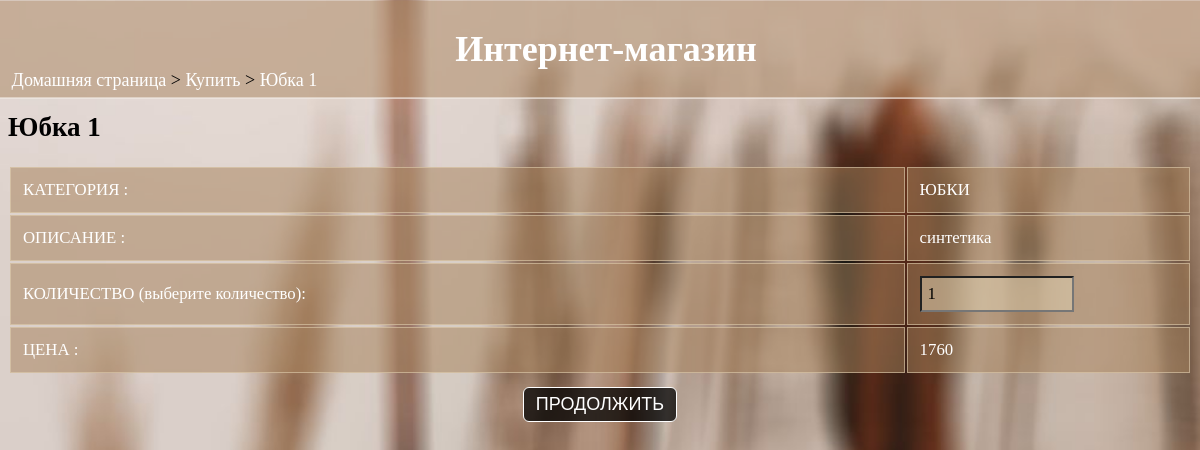
The app's page /buy/5/ (signed in), older data.
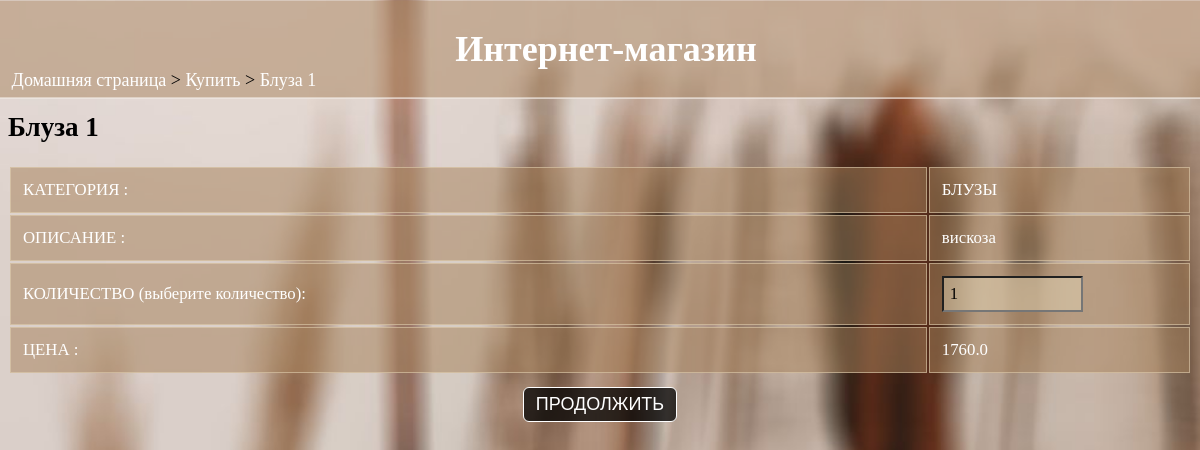
The same page, newer data.
### data/product.py (models this page shows)
class Product(SqlAlchemyBase, UserMixin):
    __tablename__ = 'product'
    prodID = sqlalchemy.Column(sqlalchemy.Integer, primary_key=True, autoincrement=True)
    name = sqlalchemy.Column(sqlalchemy.String)
    quantity = sqlalchemy.Column(sqlalchemy.Integer)
    category = sqlalchemy.Column(sqlalchemy.String)
    cost_price = sqlalchemy.Column(sqlalchemy.Float)
    sell_price = sqlalchemy.Column(sqlalchemy.Float)
    description = sqlalchemy.Column(sqlalchemy.String)
    sellID = sqlalchemy.Column(sqlalchemy.Integer, sqlalchemy.ForeignKey("sellers.sellID"))

### shop.py (the view)
@app.route("/buy/<id>/", methods=['POST', 'GET'])
def buy_product(id):
    if 'userid' not in session:
        return redirect(url_for('home'))
    if session['type'] == "Seller":
        abort(403)
    ispresent, tup = product_info(id)
    if not ispresent:
        abort(404)
    (name, quantity, category, cost_price, sell_price, sellID, desp, sell_name) = tup
    if request.method == "POST":
        data = request.form
        total = int(data['qty'])*float(sell_price)
        return redirect(url_for('buy_confirm', total=total, quantity=data['qty'], id=id))
    return render_template('buy_product.html', name=name, category=category, desp=desp, quantity=quantity, price=sell_price)

### data/db_session.py (called while the page is built)
def create_session() -> Session:
    global __factory
    return __factory()

### shop.py (called while the page is built)
def product_info(id):
    db_sess = db_session.create_session()
    a = db_sess.query(Product).filter(Product.prodID == id)[0]
    b = db_sess.query(Seller).filter(Seller.sellID == Product.sellID)[0]
    a = (a.name, a.quantity, a.category, a.cost_price, a.sell_price, a.sellID, a.description, b.name)
    res = [i for i in a]
    if len(res) == 0:
        return False, res
    return True, res

### templates/buy_product.html (shortened to what this page needs)
<html>
<head>
  <link rel="stylesheet" href="{{url_for('static', filename='main.css')}}">
</head>
<body>
  <div class="sticky">
    <h1>Интернет-магазин</h1>
  </div>
  <div class="nav">
  <p><a href="/">Домашняя страница</a> > <a href="/buy">Купить</a> > <a href="">{{name}}</a></p>
  </div>
  <h2>{{name}}</h2>
  <form action="" method="POST">
    <table>
      <tr>
        <td>КАТЕГОРИЯ :</td><td>{{category}}</td>
      </tr>
      <tr>
        <td>ОПИСАНИЕ :</td><td><pre>{{desp}}</pre></td>
      </tr>
      <tr>
        <td>КОЛИЧЕСТВО (выберите количество):</td><td><input type="number" name="qty" value="1" min="1" max='{{quantity}}'></td>
      </tr>
      <tr>
        <td>ЦЕНА :</td><td>{{price}}</td>
      </tr>
    </table>
    <input type="submit" value="ПРОДОЛЖИТЬ" style="display:block; margin-left:auto; margin-right:auto; margin-top:1vw;">
  </form>
</body>
</html>

Row changes from the older to the newer data that the page shows:
changed Product: name "Юбка 1" → "Блуза 1"; category "ЮБКИ" → "БЛУЗЫ"; description "синтетика" → "вискоза"; sell_price "1760" → "1760.0"
